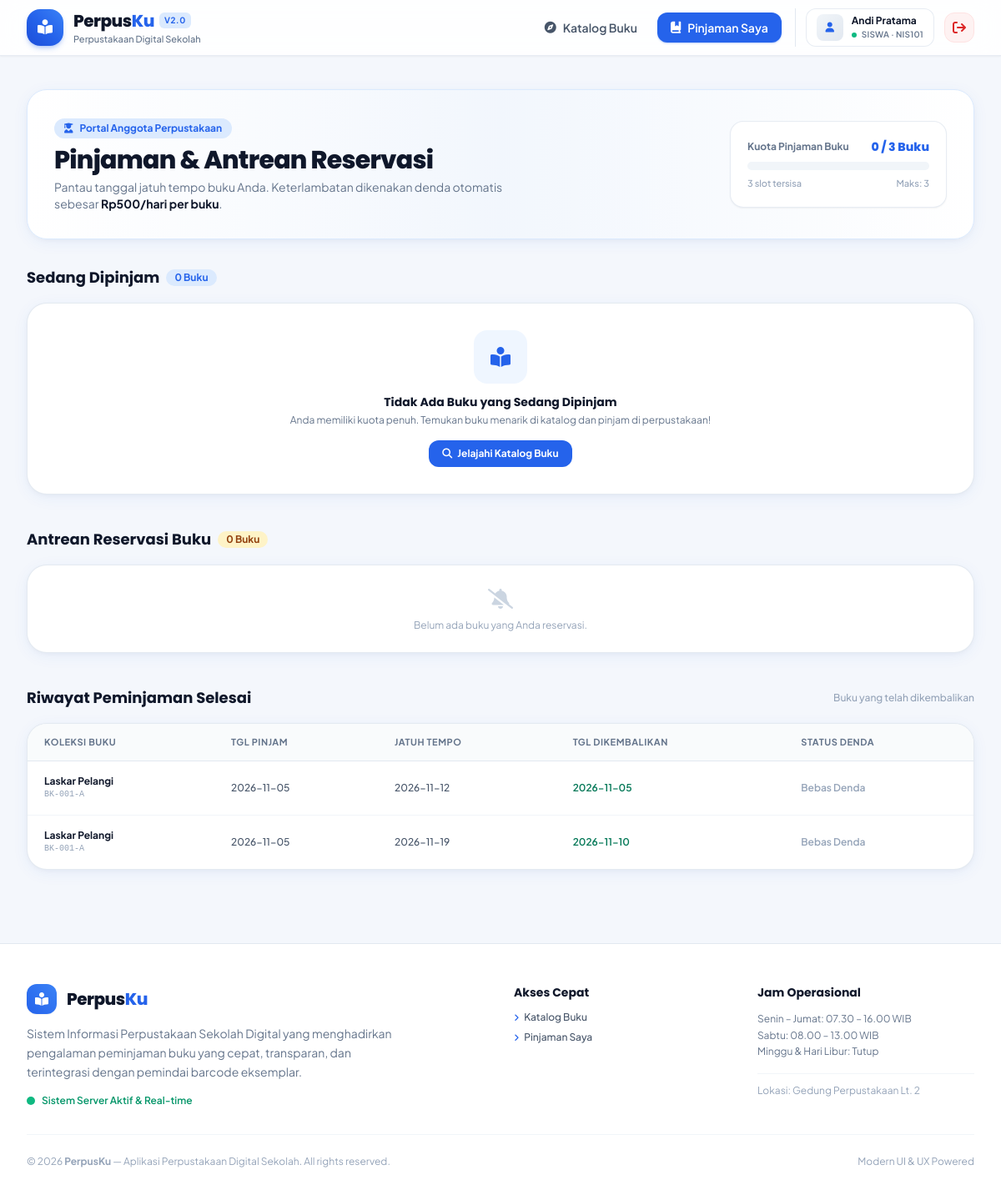
The app's page /pinjaman-saya (signed in) with its own data.
### tables this page shows
CREATE TABLE peminjaman (
        id INTEGER PRIMARY KEY AUTOINCREMENT,
        pengguna_id INTEGER NOT NULL,
        eksemplar_id INTEGER NOT NULL,
        tgl_pinjam DATE NOT NULL,
        tgl_jatuh_tempo DATE NOT NULL,
        tgl_kembali DATE,
        jumlah_perpanjangan INTEGER DEFAULT 0,
        status TEXT DEFAULT 'dipinjam' CHECK(status IN ('dipinjam', 'kembali', 'terlambat')),
        denda INTEGER DEFAULT 0,
        status_bayar_denda TEXT DEFAULT 'tidak_ada' CHECK(status_bayar_denda IN ('tidak_ada', 'belum_lunas', 'lunas')),
        FOREIGN KEY (pengguna_id) REFERENCES pengguna (id),
        FOREIGN KEY (eksemplar_id) REFERENCES eksemplar (id)
    );

CREATE TABLE buku (
        id INTEGER PRIMARY KEY AUTOINCREMENT,
        judul TEXT NOT NULL,
        penulis TEXT NOT NULL,
        penerbit TEXT,
        tahun INTEGER,
        isbn TEXT UNIQUE,
        kategori_id INTEGER,
        sinopsis TEXT,
        sampul TEXT,
        lokasi_rak TEXT,
        FOREIGN KEY (kategori_id) REFERENCES kategori (id)
    );

CREATE TABLE eksemplar (
        id INTEGER PRIMARY KEY AUTOINCREMENT,
        buku_id INTEGER NOT NULL,
        kode_barcode TEXT UNIQUE NOT NULL,
        kondisi TEXT DEFAULT 'baik' CHECK(kondisi IN ('baik', 'rusak', 'hilang')),
        status TEXT DEFAULT 'tersedia' CHECK(status IN ('tersedia', 'dipinjam', 'hilang', 'rusak')),
        FOREIGN KEY (buku_id) REFERENCES buku (id) ON DELETE CASCADE
    );

### app.py (the view)
@app.route("/pinjaman-saya")
@login_required
def pinjaman_saya():
    conn = get_db_connection()
    user_id = session["user_id"]
    rows = conn.execute("""
        SELECT p.*, b.judul, b.penulis, b.sampul, e.kode_barcode
        FROM peminjaman p
        JOIN eksemplar e ON p.eksemplar_id = e.id
        JOIN buku b ON e.buku_id = b.id
        WHERE p.pengguna_id = ?
        ORDER BY p.status ASC, p.tgl_jatuh_tempo ASC
    """, (user_id,)).fetchall()
    pinjaman_aktif = []
    riwayat_pinjaman = []
    for r in rows:
        item = dict(r)
        if item["status"] == "dipinjam":
            selisih, denda_estimasi = hitung_denda_berjalan(item["tgl_jatuh_tempo"])
            item["sisa_hari"] = -selisih  # Positif jika masih ada sisa hari, negatif jika lewat
            item["denda_berjalan"] = denda_estimasi
            pinjaman_aktif.append(item)
        else:
            riwayat_pinjaman.append(item)
    reservasi_list = conn.execute("""
        SELECT r.*, b.judul, b.penulis, b.lokasi_rak
        FROM reservasi r
        JOIN buku b ON r.buku_id = b.id
        WHERE r.pengguna_id = ? AND r.status IN ('antre', 'siap_diambil')
        ORDER BY r.tgl_reservasi DESC
    """, (user_id,)).fetchall()
    conn.close()
    return render_template(
        "pinjaman_saya.html",
        pinjaman_aktif=pinjaman_aktif,
        riwayat_pinjaman=riwayat_pinjaman,
        reservasi_list=reservasi_list,
        aturan=ATURAN
    )

### templates/pinjaman_saya.html (shortened to what this page needs)
{% extends "base.html" %}
{% block content %}
{% set kuota_maks = aturan.kuota_guru if session.get('peran') == 'guru' else aturan.kuota_siswa %}
{% set kuota_terpakai = pinjaman_aktif|length %}
{% set kuota_persen = (kuota_terpakai / kuota_maks * 100)|round|int %}
<div class="relative overflow-hidden bg-gradient-to-r from-white via-blue-50/40 to-white rounded-3xl border border-blue-100 p-6 sm:p-8 shadow-soft mb-8">
    <div class="flex flex-col md:flex-row md:items-center justify-between gap-6 relative z-10">
        <div>
            <div class="inline-flex items-center gap-2 px-3 py-1 rounded-full bg-blue-100 text-primary text-xs font-bold mb-2">
                <i class="fa-solid fa-user-graduate"></i>
                Portal Anggota Perpustakaan
            </div>
            <h1 class="font-heading text-2xl sm:text-3xl font-extrabold text-navy tracking-tight">
                Pinjaman & Antrean Reservasi
            </h1>
            <p class="text-xs sm:text-sm text-slate-500 mt-1 max-w-xl leading-relaxed">
                Pantau tanggal jatuh tempo buku Anda. Keterlambatan dikenakan denda otomatis sebesar <strong class="text-navy">Rp{{ "{:,}".format(aturan.tarif_denda) }}/hari per buku</strong>.
            </p>
        </div>
        <div class="bg-white border border-slate-200/80 rounded-2xl p-4 sm:p-5 shadow-sm min-w-[260px]">
            <div class="flex items-center justify-between mb-2">
                <span class="text-xs font-bold text-slate-500">Kuota Pinjaman Buku</span>
                <span class="font-heading font-extrabold text-sm text-primary">{{ kuota_terpakai }} / {{ kuota_maks }} Buku</span>
            </div>
            <div class="w-full h-2.5 bg-slate-100 rounded-full overflow-hidden mb-2">
            </div>
            <div class="flex items-center justify-between text-[11px] text-slate-400 font-medium">
                <span>{{ kuota_maks - kuota_terpakai }} slot tersisa</span>
                <span>Maks: {{ kuota_maks }}</span>
            </div>
        </div>
    </div>
</div>
<div class="flex items-center justify-between mb-4">
    <div class="flex items-center gap-2">
        <h2 class="font-heading text-lg font-bold text-navy">Sedang Dipinjam</h2>
        <span class="px-2.5 py-0.5 rounded-full bg-blue-100 text-primary text-xs font-bold">{{ pinjaman_aktif|length }} Buku</span>
    </div>
</div>
{% if pinjaman_aktif %}
<div class="grid grid-cols-1 md:grid-cols-2 gap-5 mb-10">
    {% for item in pinjaman_aktif %}
    <div class="bg-white rounded-3xl border {% if item.sisa_hari < 0 %}border-rose-300 ring-2 ring-rose-100{% elif item.sisa_hari <= 2 %}border-amber-300 ring-2 ring-amber-100{% else %}border-slate-200/90{% endif %} p-5 shadow-soft interactive-card flex flex-col justify-between">
        <div class="flex gap-4">
            <div class="relative w-24 h-36 rounded-2xl overflow-hidden bg-slate-100 flex-shrink-0 shadow-sm">
                <img src="{{ item.sampul }}" alt="{{ item.judul }}"
                     onerror="this.src='https://images.unsplash.com/photo-1544716278-ca5e3f4abd8c?w=400&q=80'"
                     class="w-full h-full object-cover">
            </div>
            <div class="flex-grow flex flex-col justify-between">
                <div>
                    <div class="flex items-start justify-between gap-2">
                        <h3 class="font-heading font-bold text-sm sm:text-base text-navy line-clamp-2 leading-snug">{{ item.judul }}</h3>
                    </div>
                    <p class="text-xs font-semibold text-primary mt-1 flex items-center gap-1">
                        <i class="fa-solid fa-feather text-[10px]"></i>
                        {{ item.penulis }}
                    </p>
                    <span class="inline-block mt-1 font-mono text-[10px] font-bold bg-slate-100 text-slate-600 px-2 py-0.5 rounded border border-slate-200">
                        {{ item.kode_barcode }}
                    </span>
                    <div class="mt-3">
                        {% if item.sisa_hari > 2 %}
                            <div class="inline-flex items-center gap-1.5 px-3 py-1.5 rounded-xl bg-emerald-50 text-emerald-800 border border-emerald-200 text-xs font-bold">
                                <i class="fa-regular fa-clock text-emerald-600"></i>
                                <span>Sisa {{ item.sisa_hari }} hari lagi (Tempo: {{ item.tgl_jatuh_tempo }})</span>
                            </div>
                        {% elif item.sisa_hari >= 0 %}
                            <div class="inline-flex items-center gap-1.5 px-3 py-1.5 rounded-xl bg-amber-50 text-amber-800 border border-amber-300 text-xs font-bold animate-pulse">
                                <i class="fa-solid fa-triangle-exclamation text-amber-600"></i>
                                <span>Segera Kembalikan! Sisa {{ item.sisa_hari }} hari ({{ item.tgl_jatuh_tempo }})</span>
                            </div>
                        {% else %}
                            <div class="inline-flex items-center gap-1.5 px-3 py-1.5 rounded-xl bg-rose-50 text-rose-800 border border-rose-300 text-xs font-bold">
                                <span class="w-2 h-2 rounded-full bg-rose-500 animate-ping"></span>
                                <span>Terlambat {{ -item.sisa_hari }} hari! Denda berjalan: Rp{{ "{:,}".format(item.denda_berjalan) }}</span>
                            </div>
                        {% endif %}
                    </div>
                </div>
            </div>
        </div>
        <div class="mt-4 pt-3.5 border-t border-slate-100 flex items-center justify-between">
            <span class="text-xs font-semibold text-slate-500 flex items-center gap-1.5">
                <i class="fa-solid fa-arrows-rotate text-slate-400"></i>
                Perpanjangan: <strong class="text-navy">{{ item.jumlah_perpanjangan }}/{{ aturan.maks_perpanjangan }} kali</strong>
            </span>
            {% if item.jumlah_perpanjangan < aturan.maks_perpanjangan and item.sisa_hari >= 0 %}
                <form method="POST" action="{{ url_for('perpanjang_pinjaman', peminjaman_id=item.id) }}">
                    <button type="submit" class="px-4 py-2 rounded-xl bg-primary hover:bg-blue-700 text-white text-xs font-bold shadow-sm shadow-primary/30 transition flex items-center gap-1.5 group">
                        <i class="fa-solid fa-calendar-plus group-hover:scale-110 transition-transform"></i>
                        <span>Perpanjang +7 Hari</span>
                    </button>
                </form>
            {% else %}
                <span class="text-xs font-medium text-slate-400 bg-slate-100 px-3 py-1.5 rounded-xl">
                    <i class="fa-solid fa-lock text-[10px] mr-1"></i> Tidak dapat diperpanjang
                </span>
            {% endif %}
        </div>
    </div>
    {% endfor %}
</div>
{% else %}
<div class="bg-white rounded-3xl border border-slate-200/90 p-8 text-center text-slate-400 shadow-soft mb-10">
    <div class="w-16 h-16 rounded-2xl bg-blue-50 text-primary flex items-center justify-center text-2xl mx-auto mb-3">
        <i class="fa-solid fa-book-open-reader"></i>
    </div>
    <h3 class="font-heading font-bold text-navy text-sm">Tidak Ada Buku yang Sedang Dipinjam</h3>
    <p class="text-xs text-slate-500 mt-1">Anda memiliki kuota penuh. Temukan buku menarik di katalog dan pinjam di perpustakaan!</p>
    <a href="{{ url_for('katalog') }}" class="inline-flex items-center gap-1.5 mt-4 px-4 py-2 rounded-xl bg-primary text-white text-xs font-bold">
        <i class="fa-solid fa-magnifying-glass"></i>
        <span>Jelajahi Katalog Buku</span>
    </a>
</div>
{% endif %}
<div class="flex items-center justify-between mb-4">
    <div class="flex items-center gap-2">
        <h2 class="font-heading text-lg font-bold text-navy">Antrean Reservasi Buku</h2>
        <span class="px-2.5 py-0.5 rounded-full bg-amber-100 text-amber-800 text-xs font-bold">{{ reservasi_list|length }} Buku</span>
    </div>
</div>
{% if reservasi_list %}
<div class="bg-white rounded-3xl border border-slate-200/90 overflow-hidden shadow-soft mb-10">
    <div class="overflow-x-auto">
        <table class="w-full text-left border-collapse text-xs">
            <thead class="bg-slate-50/80 border-b border-slate-200 text-slate-500 uppercase tracking-wider font-bold text-[11px]">
                <tr>
                    <th class="py-3.5 px-5">Judul Buku</th>
                    <th class="py-3.5 px-5">Lokasi Rak</th>
                    <th class="py-3.5 px-5">Waktu Reservasi</th>
                    <th class="py-3.5 px-5">Status Antrean</th>
                </tr>
            </thead>
            <tbody class="divide-y divide-slate-100 font-medium">
                {% for res in reservasi_list %}
                <tr class="hover:bg-blue-50/40 transition-colors">
                    <td class="py-4 px-5">
                        <p class="font-bold text-navy">{{ res.judul }}</p>
                        <p class="text-slate-400 text-[11px]">{{ res.penulis }}</p>
                    </td>
                    <td class="py-4 px-5">
                        <span class="inline-flex items-center gap-1 bg-slate-100 px-2.5 py-1 rounded-lg font-bold text-slate-700">
                            <i class="fa-solid fa-location-dot text-amber-500 text-[10px]"></i>
                            {{ res.lokasi_rak }}
                        </span>
                    </td>
                    <td class="py-4 px-5 text-slate-600 font-medium">{{ res.tgl_reservasi }}</td>
                    <td class="py-4 px-5">
                        {% if res.status == 'siap_diambil' %}
                            <span class="inline-flex items-center gap-1.5 px-3 py-1.5 rounded-full bg-emerald-100 text-emerald-800 font-bold border border-emerald-300 shadow-xs animate-bounce">
                                <span class="w-2 h-2 rounded-full bg-emerald-500 animate-ping"></span>
                                Buku Siap Diambil di Perpustakaan!
                            </span>
                        {% else %}
                            <span class="inline-flex items-center gap-1.5 px-3 py-1 rounded-full bg-amber-100 text-amber-800 font-bold">
                                <i class="fa-solid fa-hourglass-start text-[10px]"></i>
                                Dalam Antrean Menunggu Pengembalian
                            </span>
                        {% endif %}
                    </td>
                </tr>
                {% endfor %}
            </tbody>
        </table>
    </div>
</div>
{% else %}
<div class="bg-white rounded-3xl border border-slate-200/90 p-6 text-center text-xs text-slate-400 shadow-soft mb-10">
    <i class="fa-solid fa-bell-slash text-2xl text-slate-300 mb-2"></i>
    <p>Belum ada buku yang Anda reservasi.</p>
</div>
{% endif %}
<div class="flex items-center justify-between mb-4">
    <h2 class="font-heading text-lg font-bold text-navy">Riwayat Peminjaman Selesai</h2>
    <span class="text-xs text-slate-400 font-medium">Buku yang telah dikembalikan</span>
</div>
<div class="bg-white rounded-3xl border border-slate-200/90 overflow-hidden shadow-soft">
    <div class="overflow-x-auto">
        <table class="w-full text-left border-collapse text-xs">
            <thead class="bg-slate-50/80 border-b border-slate-200 text-slate-500 uppercase tracking-wider font-bold text-[11px]">
                <tr>
                    <th class="py-3.5 px-5">Koleksi Buku</th>
                    <th class="py-3.5 px-5">Tgl Pinjam</th>
                    <th class="py-3.5 px-5">Jatuh Tempo</th>
                    <th class="py-3.5 px-5">Tgl Dikembalikan</th>
                    <th class="py-3.5 px-5">Status Denda</th>
                </tr>
            </thead>
            <tbody class="divide-y divide-slate-100 font-medium">
                {% for r in riwayat_pinjaman %}
                <tr class="hover:bg-slate-50/80 transition-colors">
                    <td class="py-4 px-5">
                        <p class="font-bold text-navy">{{ r.judul }}</p>
                        <p class="font-mono text-[10px] text-slate-400">{{ r.kode_barcode }}</p>
                    </td>
                    <td class="py-4 px-5 text-slate-600">{{ r.tgl_pinjam }}</td>
                    <td class="py-4 px-5 text-slate-600">{{ r.tgl_jatuh_tempo }}</td>
                    <td class="py-4 px-5 text-emerald-700 font-semibold">{{ r.tgl_kembali }}</td>
                    <td class="py-4 px-5">
                        {% if r.denda > 0 %}
                            <span class="inline-flex items-center gap-1 font-bold {% if r.status_bayar_denda == 'lunas' %}text-emerald-700{% else %}text-rose-600{% endif %}">
                                Rp{{ "{:,}".format(r.denda) }}
                                <span class="px-1.5 py-0.5 rounded text-[10px] uppercase {% if r.status_bayar_denda == 'lunas' %}bg-emerald-100 text-emerald-800{% else %}bg-rose-100 text-rose-800{% endif %}">
                                    {{ r.status_bayar_denda|replace('_', ' ') }}
                                </span>
                            </span>
                        {% else %}
                            <span class="text-slate-400 font-semibold">Bebas Denda</span>
                        {% endif %}
                    </td>
                </tr>
                {% else %}
                <tr>
                    <td colspan="5" class="py-10 text-center text-slate-400">
                        <p class="font-medium">Belum ada riwayat peminjaman buku yang telah selesai.</p>
                    </td>
                </tr>
                {% endfor %}
            </tbody>
        </table>
    </div>
</div>
{% endblock %}

### records on screen
peminjaman: judul "Laskar Pelangi", kode_barcode "BK-001-A", tgl_pinjam "2026-11-05", tgl_jatuh_tempo "2026-11-12", tgl_kembali "2026-11-05", denda "Bebas Denda"
peminjaman: judul "Laskar Pelangi", kode_barcode "BK-001-A", tgl_pinjam "2026-11-05", tgl_jatuh_tempo "2026-11-19", tgl_kembali "2026-11-10", denda "Bebas Denda"

### other values on screen
{{ session.get('nama') }} "Andi Pratama"
{{ session.get('peran') }} "SISWA"
{{ session.get('nomor_induk') }} "NIS101"
{{ "{:,}".format(aturan.tarif_denda) }} "500"
{{ kuota_terpakai }} "0"
{{ kuota_maks }} "3"
{{ kuota_maks - kuota_terpakai }} "3"
{{ pinjaman_aktif|length }} "0"
{{ reservasi_list|length }} "0"
